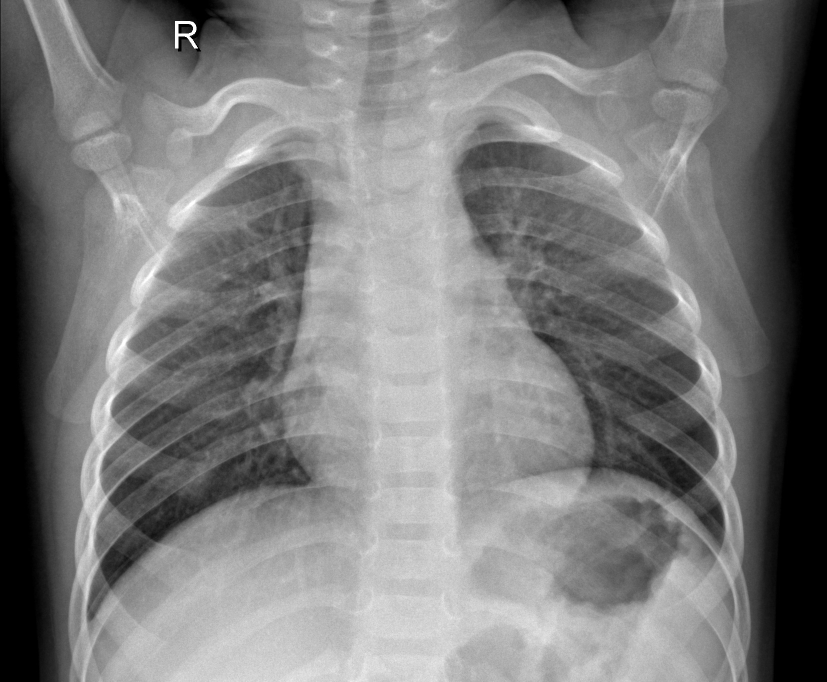
#> input picture data/test/NORMAL/IM-0341-0001.jpeg, 1654 x 1364 px (shown at 1/2 size)
$ python -i image_processing.py   (imports and definitions only)
#> lines starting #> are read from the running program, lines starting #| are printed output that depends on the picture
"""
Image processing utilities for the pneumonia detection system.

This module handles image loading, preprocessing, normalization, and validation
for model training and inference.
"""

import logging
from pathlib import Path
from typing import ClassVar

import cv2
import numpy as np

logger = logging.getLogger(__name__)


class ImageProcessor:
    """
    Handles all image processing operations for the pneumonia detection system.

    Provides methods for loading, resizing, normalizing, and validating images
    in various formats and from different sources.
    """

    # Supported image formats
    SUPPORTED_FORMATS: ClassVar = {".jpg", ".jpeg", ".png", ".gif", ".bmp", ".tiff"}

    # Standard normalization values for ImageNet
    IMAGENET_MEAN = np.array([0.485, 0.456, 0.406])
    IMAGENET_STD = np.array([0.229, 0.224, 0.225])

    def __init__(self, target_size: tuple[int, int] = (224, 224)) -> None:
        """
        Initialize the image processor.

        Args:
            target_size: Target image dimensions (height, width)
        """
        self.target_size = target_size

    # [36 lines left out: function load_image, not called in this run]

    def load_image_from_array(self, image_array: np.ndarray) -> np.ndarray:
        """
        Validate and prepare an image from a numpy array.

        Args:
            image_array: Image as numpy array

        Returns:
            np.ndarray: Validated image array

        Raises:
            ValueError: If array is not a valid image
        """
        if not isinstance(image_array, np.ndarray):
            raise TypeError("Input must be a numpy array")

        if len(image_array.shape) not in [2, 3]:
            raise ValueError(f"Invalid image dimensions: {image_array.shape}")

        # Convert grayscale to RGB if needed
        if len(image_array.shape) == 2:
            image_array = cv2.cvtColor(image_array, cv2.COLOR_GRAY2RGB)

        # Ensure uint8 dtype
        if image_array.dtype != np.uint8:
            image_array = np.clip(image_array, 0, 255).astype(np.uint8)

        return image_array

    def resize_image(
        self,
        image: np.ndarray,
        size: tuple[int, int] | None = None,
        interpolation: int = cv2.INTER_LINEAR
    ) -> np.ndarray:
        """
        Resize image to target dimensions.

        Args:
            image: Input image array
            size: Target size (height, width). If None, uses self.target_size
            interpolation: OpenCV interpolation method

        Returns:
            np.ndarray: Resized image
        """
        if size is None:
            size = self.target_size

        resized = cv2.resize(image, (size[1], size[0]), interpolation=interpolation)
        logger.debug(f"Resized image to {size}")
        return resized

    def normalize_image(
        self,
        image: np.ndarray,
        method: str = "imagenet"
    ) -> np.ndarray:
        """
        Normalize image pixel values.

        Args:
            image: Input image array (values 0-255)
            method: Normalization method ('imagenet', 'standard', '01')
                - 'imagenet': ImageNet mean/std normalization
                - 'standard': Mean 0, std 1 normalization
                - '01': Scale to [0, 1]

        Returns:
            np.ndarray: Normalized image

        Raises:
            ValueError: If method is not supported
        """
        # Convert to float32
        image = image.astype(np.float32)

        if method == "imagenet":
            # ImageNet normalization
            image = image / 255.0
            image = (image - self.IMAGENET_MEAN) / self.IMAGENET_STD
        elif method == "standard":
            # Standard normalization (0-1 then standardize)
            image = image / 255.0
            mean = image.mean(axis=(0, 1), keepdims=True)
            std = image.std(axis=(0, 1), keepdims=True)
            image = (image - mean) / (std + 1e-8)
        elif method == "01":
            # Simple 0-1 scaling
            image = image / 255.0
        else:
            raise ValueError(
                f"Unsupported normalization method: {method}. "
                f"Use 'imagenet', 'standard', or '01'"
            )

        logger.debug(f"Applied {method} normalization")
        return image

    # [27 lines left out: function denormalize_image, not called in this run]

    def preprocess_image(
        self,
        image: str | Path | np.ndarray,
        normalize: bool = True,
        normalization_method: str = "01"
    ) -> np.ndarray:
        """
        Complete preprocessing pipeline for an image.

        Args:
            image: Image path or numpy array
            normalize: Whether to normalize pixel values
            normalization_method: Normalization method to use

        Returns:
            np.ndarray: Preprocessed image ready for model input
        """
        # Load image if path provided
        if isinstance(image, (str, Path)):
            image = self.load_image(image)
        else:
            image = self.load_image_from_array(image)

        # Resize
        image = self.resize_image(image)

        # Normalize
        if normalize:
            image = self.normalize_image(image, method=normalization_method)

        logger.debug("Image preprocessing complete")
        return image

    # [92 lines left out: functions batch_preprocess_images, apply_histogram_equalization, validate_image, not called in this run]

>>> import cv2
>>> picture = cv2.imread('../../data/test/NORMAL/IM-0341-0001.jpeg')
#> picture is the input picture: shape (1364, 1654, 3); min 0, max 255, mean 123.1
>>> result = ImageProcessor().preprocess_image(picture)
#> in resize_image, `resized = cv2.resize(image, (size[1], size[0]), interpolation=interpol..`:
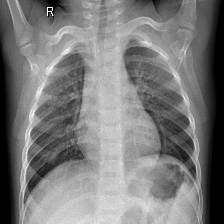
#> resized: shape (224, 224, 3); min 0, max 255, mean 123
